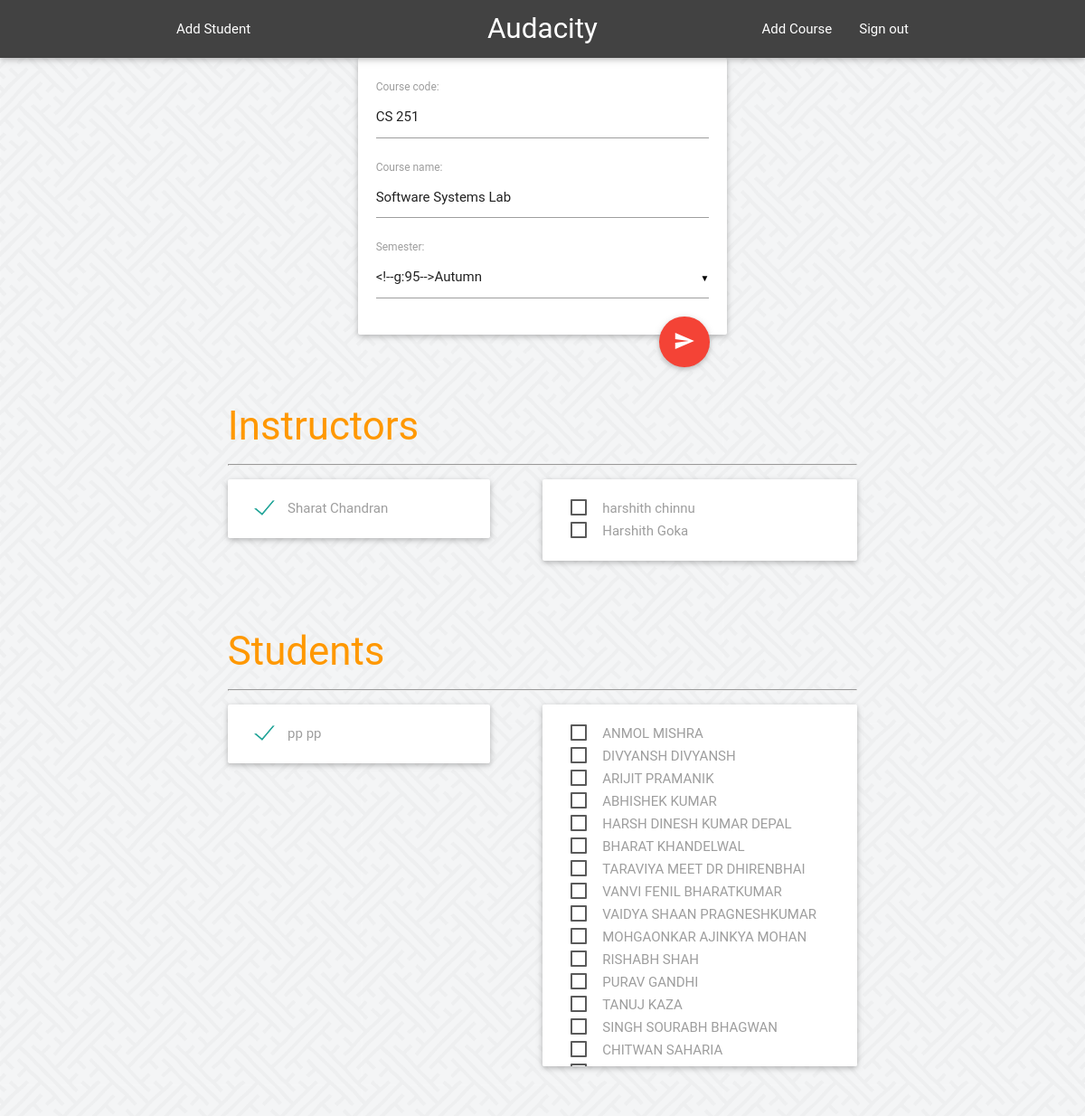
Page /admins/courses/1/ (signed in) on the committed database.
### feeder/models.py (models this page shows, shortened)
class Course(models.Model):
	SPRING = 'SP'
	AUTUMN = 'AU'
	SUMMER = 'SU'
	SEMESTERS = (
		(SPRING, 'Spring'),
		(AUTUMN, 'Autumn'),
		(SUMMER, 'Summer'),
		)
	course_code = models.CharField(max_length=6, unique=True)
	course_name = models.CharField(max_length=40, blank=False)
	semester = models.CharField(
		max_length=2,
		choices=SEMESTERS,
		)

class Instructor(models.Model):
	course = models.ManyToManyField(Course, blank = True, default=1)
	user = models.OneToOneField(User, on_delete=models.CASCADE)

class Student(models.Model):
	course = models.ManyToManyField(Course, blank = True, default=1)
	user = models.OneToOneField(User, on_delete=models.CASCADE)
	roll_no = models.CharField(max_length=11)

### admins/views.py (the view)
# urls.py: url(r'^courses/(?P<pk>[0-9]+)/$', views.GetCourse, name='course'),
@permission_required('is_superuser', login_url='/admins/login/')
def GetCourse(request, pk):
	course = get_object_or_404(Course, pk=pk)
	courseform =  CourseForm(instance=course)
	studentlist = course.student_set.all()
	instructorlist = course.instructor_set.all()
	allstudents = Student.objects.all()
	allinstructors = Instructor.objects.all()
	if request.method == "POST":
		st = ""
		for stud in studentlist :
			course.student_set.remove(stud)
		for inst in instructorlist :
			course.instructor_set.remove(inst)
		for value in request.POST:
			if value.startswith('student'):
				if request.POST[value] == 'on':
					value = value[7:]
					stud = get_object_or_404(Student, id=int(value))
					stud.course.add(course)
				else :
					value = value[7:]
					stud = get_object_or_404(Student, id=int(value))
					stud.course.remove(course)
			elif value.startswith('instructor'):
				if request.POST[value] == 'on':
					value = value[10:]
					inst = get_object_or_404(Instructor, id=int(value))
					inst.course.add(course)
				else :
					value = value[10:]
					inst = get_object_or_404(Instructor, id=int(value))
					inst.course.remove(course)
		return HttpResponseRedirect(reverse('admins:course', args={course.id, }))
	else :
		return render(request,'admins/course.html',{
			'cform' : courseform,
			'studentlist' : studentlist,
			'instructorlist' : instructorlist,
			'allstudents' : allstudents,
			'allinstructors' : allinstructors,
			'course' : course,
		})

### admins/forms.py
class CourseForm(forms.ModelForm):
    class Meta:
        model = Course
        fields = '__all__'

### feeder/templates/admins/course.html (shortened to what this page needs)
{% extends 'admins/base_site.html' %}
{% block content %}
<form method="POST">
<div class="row">
<div class="col s6 offset-s3">
<div style="margin: 0 auto;" class="card">
	<div class="card-content">
		{{ cform }}
<button type="submit" class="btn-floating btn-large waves-effect waves-light red right"><i class="material-icons">send</i></button>
	</div>
</div>
</div>
</div>
<div class="row">
<div class="row col offset-s1 s10">
<h3 class="orange-text reflow">Instructors</h3><hr>
<div class="card col s5" style="max-height: 400px; overflow: auto">
	<div class="card-content" id="iselected">
		{% if instructorlist %}
			{% for instructor in instructorlist %}
			<div class="ichecks" id="{{ instructor.user.username }}">
				<label for="{{ instructor.user.username }}">{{ instructor.user.get_full_name }}</label> </br>
			</div>
			{% endfor %}
		{% else %}
			<h3 class="center ino-studs">No instructors registered</h3>
		{% endif %}
	</div>
</div>
<div class="card col offset-s1 s6" style="max-height: 400px; overflow: auto;">
	<div class="card-content" id="inon">
		{% if allinstructors %}
				{% for instructor in allinstructors %}
				<div class="ichecks" id="{{ instructor.user.username }}">
					{% if instructor.course.get.id != course.id %}
						<label for="{{ instructor.user.username }}">{{ instructor.user.get_full_name }}</label> </br>
					{% endif %}
				</div>
				{% endfor %}
		{% else %}
			<h3 class="center inon-reg">No instructors registered</h3>
		{% endif %}
	</div>
</div>
</div>
</div>
<div class="row">
<div class="row col offset-s1 s10">
<h3 class="orange-text reflow">Students</h3><hr>
<div class="card col s5" style="max-height: 400px; overflow: auto">
	<div class="card-content" id="selected">
		{% if studentlist %}
			{% for student in studentlist %}
			<div class="checks" id="{{ student.user.username }}">
				<label for="{{ student.user.username }}">{{ student.user.get_full_name }}</label> </br>
			</div>
			{% endfor %}
		{% else %}
			<h3 class="center no-studs">No students registered</h3>
		{% endif %}
	</div>
</div>
<div class="card col offset-s1 s6" style="max-height: 400px; overflow: auto;">
	<div class="card-content" id="non">
		{% if allstudents %}
				{% for student in allstudents %}
				<div class="checks" id="{{ student.user.username }}">
					{% if student.course.get.id != course.id %}
						<label for="{{ student.user.username }}">{{ student.user.get_full_name }}</label> </br>
					{% endif %}
				</div>
				{% endfor %}
		{% else %}
			<h3 class="center non-reg">No students registered</h3>
		{% endif %}
	</div>
</div>
</div>
</div>
</form>
{% endblock %}
{% block navbar %}
    <li><a href="{% url 'admins:addcourse' %}">Add Course</a></li>
    <li><a href="{% url 'admins:logout' %}">Sign out</a></li>
{% endblock %}

### rows in the picture
Course: course_code "CS 251", course_name "Software Systems Lab"
Instructor: user.get_full_name "Sharat Chandran"
Instructor: user.get_full_name "harshith chinnu"
Instructor: user.get_full_name "Harshith Goka"
Student: user.get_full_name "pp pp"
Student: user.get_full_name "ANMOL MISHRA"
Student: user.get_full_name "DIVYANSH DIVYANSH"
Student: user.get_full_name "ARIJIT PRAMANIK"
Student: user.get_full_name "ABHISHEK KUMAR"
Student: user.get_full_name "HARSH DINESH KUMAR DEPAL"
Student: user.get_full_name "BHARAT KHANDELWAL"
Student: user.get_full_name "TARAVIYA MEET DR DHIRENBHAI"
Student: user.get_full_name "VANVI FENIL BHARATKUMAR"
Student: user.get_full_name "VAIDYA SHAAN PRAGNESHKUMAR"
Student: user.get_full_name "MOHGAONKAR AJINKYA MOHAN"
Student: user.get_full_name "RISHABH SHAH"
Student: user.get_full_name "PURAV GANDHI"
Student: user.get_full_name "TANUJ KAZA"
Student: user.get_full_name "SINGH SOURABH BHAGWAN"
Student: user.get_full_name "CHITWAN SAHARIA"
